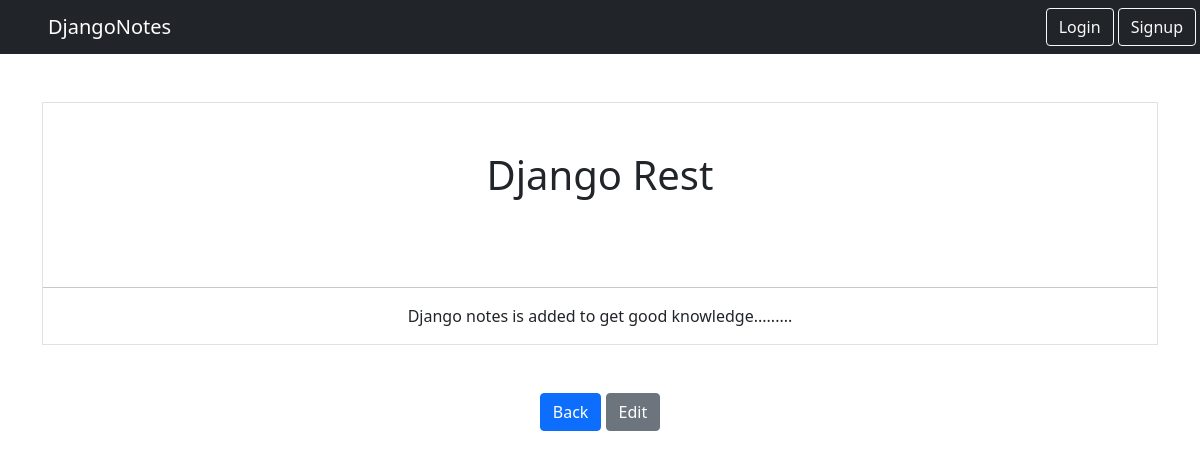
Page /notes/8 on the committed database.
### notes/models.py (models this page shows, shortened)
class Note(models.Model):
    title = models.CharField(max_length=150, null=False)
    text = models.TextField()
    created_at = models.DateTimeField(auto_now_add=True)
    updated_at = models.DateTimeField(auto_now=True)
    user = models.ForeignKey(User,on_delete=models.CASCADE, related_name='notes')

### notes/views.py (the view)
# urls.py: path('notes/<int:pk>',views.NotesDetailsView.as_view(),name='notes.detail'),
class NotesDetailsView(DetailView):
    model = Note
    context_object_name = "note"
    template_name = 'notes/notes_detail.html'

### templates/notes/notes_detail.html
{% extends 'base.html' %}
{% block content %}
<div class="border round">
    <h1 class="my-5">{{note.title}}</h1>
    <br>
    <hr>
    <p>{{note.text}}</p>
</div>
<a href="{% url 'notes.list' %}" class="btn btn-primary my-5">Back</a>
<a href="{% url 'notes.update' pk=note.id %}" class="btn btn-secondary">Edit</a>
{% endblock %}

### rows in the picture
Note: title "Django Rest", text "Django notes is added to get good knowledge........."
